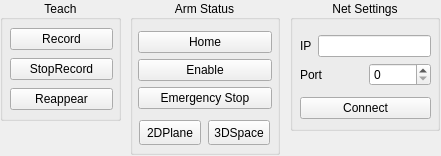
<?xml version="1.0" encoding="UTF-8"?>
<ui version="4.0">
 <class>CmdSend</class>
 <widget class="QWidget" name="CmdSend">
  <property name="geometry">
   <rect>
    <x>0</x>
    <y>0</y>
    <width>441</width>
    <height>156</height>
   </rect>
  </property>
  <property name="windowTitle">
   <string>Form</string>
  </property>
  <widget class="QGroupBox" name="statusGroupBox">
   <property name="geometry">
    <rect>
     <x>130</x>
     <y>0</y>
     <width>150</width>
     <height>155</height>
    </rect>
   </property>
   <property name="title">
    <string>Arm Status</string>
   </property>
   <property name="alignment">
    <set>Qt::AlignCenter</set>
   </property>
   <widget class="QWidget" name="layoutWidget">
    <property name="geometry">
     <rect>
      <x>8</x>
      <y>26</y>
      <width>134</width>
      <height>124</height>
     </rect>
    </property>
    <layout class="QVBoxLayout" name="verticalLayout_3">
     <item>
      <layout class="QVBoxLayout" name="verticalLayout_2">
       <item>
        <widget class="QPushButton" name="btnHome">
         <property name="text">
          <string>Home</string>
         </property>
        </widget>
       </item>
       <item>
        <widget class="QPushButton" name="btnEnable">
         <property name="text">
          <string>Enable</string>
         </property>
        </widget>
       </item>
       <item>
        <widget class="QPushButton" name="btnEmergencyStop">
         <property name="text">
          <string>Emergency Stop</string>
         </property>
        </widget>
       </item>
      </layout>
     </item>
     <item>
      <layout class="QHBoxLayout" name="horizontalLayout">
       <item>
        <widget class="QPushButton" name="btn2DPlane">
         <property name="maximumSize">
          <size>
           <width>62</width>
           <height>25</height>
          </size>
         </property>
         <property name="text">
          <string>2DPlane</string>
         </property>
        </widget>
       </item>
       <item>
        <widget class="QPushButton" name="btn3DSpace">
         <property name="maximumSize">
          <size>
           <width>62</width>
           <height>25</height>
          </size>
         </property>
         <property name="text">
          <string>3DSpace</string>
         </property>
        </widget>
       </item>
      </layout>
     </item>
    </layout>
   </widget>
  </widget>
  <widget class="QGroupBox" name="groupBox_3">
   <property name="geometry">
    <rect>
     <x>290</x>
     <y>0</y>
     <width>150</width>
     <height>131</height>
    </rect>
   </property>
   <property name="title">
    <string>Net Settings</string>
   </property>
   <property name="alignment">
    <set>Qt::AlignCenter</set>
   </property>
   <widget class="QWidget" name="layoutWidget_2">
    <property name="geometry">
     <rect>
      <x>10</x>
      <y>30</y>
      <width>131</width>
      <height>96</height>
     </rect>
    </property>
    <layout class="QVBoxLayout" name="verticalLayout_4">
     <item>
      <layout class="QVBoxLayout" name="verticalLayout_5">
       <item>
        <layout class="QHBoxLayout" name="horizontalLayout_2">
         <item>
          <widget class="QLabel" name="labelIP">
           <property name="text">
            <string>IP</string>
           </property>
          </widget>
         </item>
         <item>
          <widget class="QLineEdit" name="IPLineEdit"/>
         </item>
        </layout>
       </item>
       <item>
        <layout class="QHBoxLayout" name="horizontalLayout_3">
         <item>
          <widget class="QLabel" name="labelPort">
           <property name="text">
            <string>Port</string>
           </property>
          </widget>
         </item>
         <item>
          <widget class="QSpinBox" name="portSpinBox">
           <property name="maximum">
            <number>9999</number>
           </property>
          </widget>
         </item>
        </layout>
       </item>
      </layout>
     </item>
     <item>
      <widget class="QPushButton" name="btnConnect">
       <property name="text">
        <string>Connect</string>
       </property>
      </widget>
     </item>
    </layout>
   </widget>
  </widget>
  <widget class="QGroupBox" name="teachGroupBox">
   <property name="geometry">
    <rect>
     <x>0</x>
     <y>0</y>
     <width>121</width>
     <height>121</height>
    </rect>
   </property>
   <property name="title">
    <string>Teach</string>
   </property>
   <property name="alignment">
    <set>Qt::AlignCenter</set>
   </property>
   <widget class="QWidget" name="layoutWidget_3">
    <property name="geometry">
     <rect>
      <x>10</x>
      <y>26</y>
      <width>103</width>
      <height>89</height>
     </rect>
    </property>
    <layout class="QVBoxLayout" name="verticalLayout">
     <item>
      <widget class="QPushButton" name="btnRecord">
       <property name="text">
        <string>Record</string>
       </property>
      </widget>
     </item>
     <item>
      <widget class="QPushButton" name="btnStopRecord">
       <property name="text">
        <string>StopRecord</string>
       </property>
      </widget>
     </item>
     <item>
      <widget class="QPushButton" name="btnReappear">
       <property name="text">
        <string>Reappear</string>
       </property>
      </widget>
     </item>
    </layout>
   </widget>
  </widget>
 </widget>
 <resources/>
 <connections/>
</ui>
